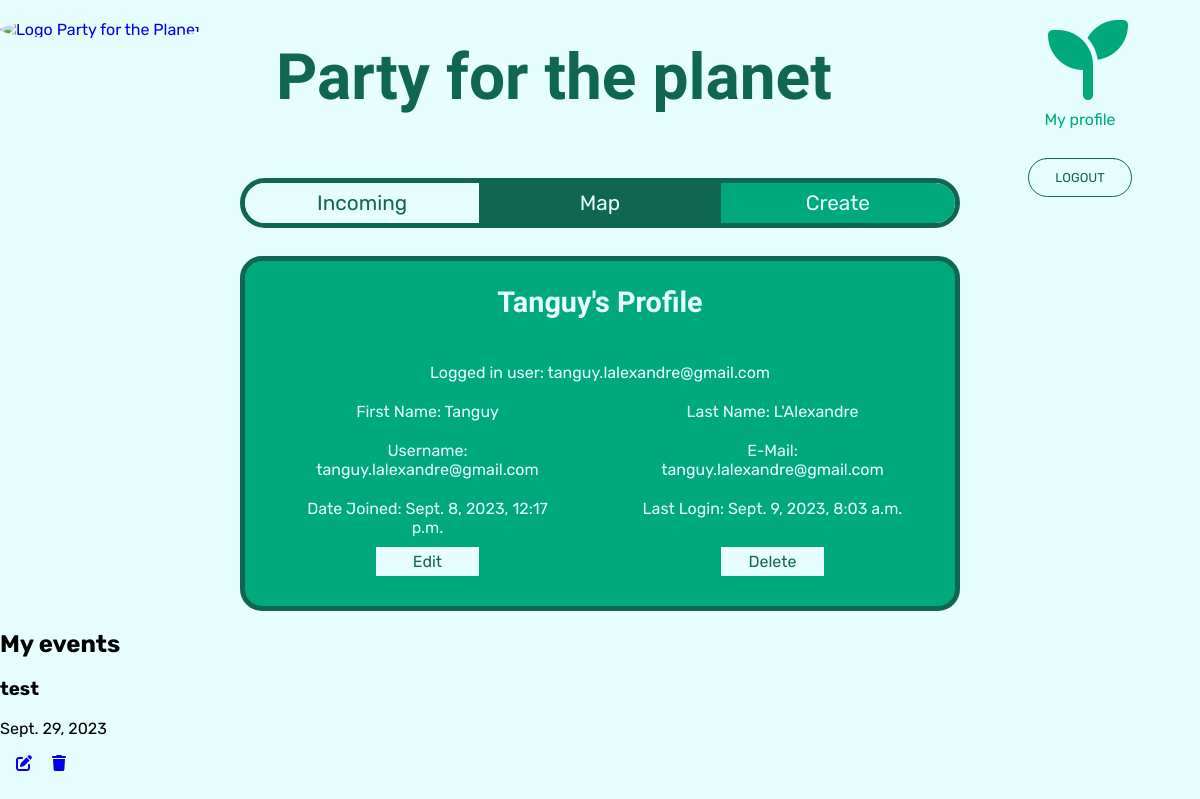
/profile/ (signed in), run on an earlier commit of the app's database.
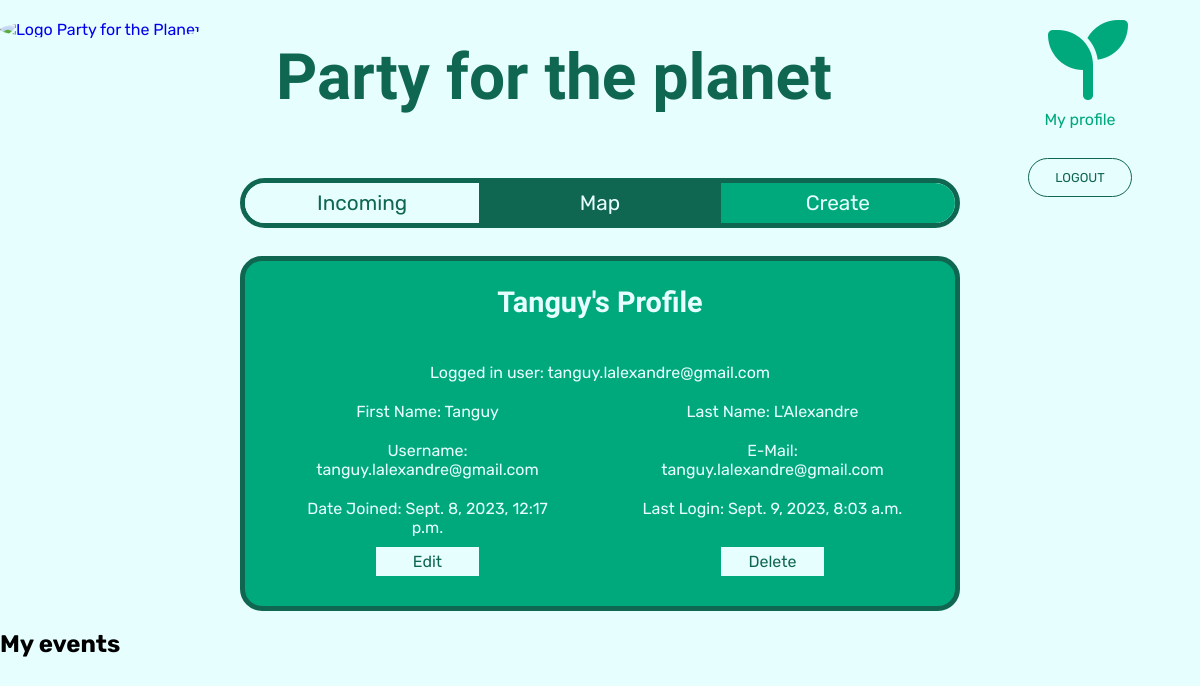
And on a later commit of the database.
### ecoevents/models.py (models this page shows, shortened)
class Ecoevent(models.Model):
    organizer = models.ForeignKey(User, on_delete=models.CASCADE)
    title = models.CharField(max_length=200)
    description = models.TextField(max_length=500, blank=True, null=True)
    category = models.CharField(max_length=200)
    start_datetime = models.DateTimeField()
    end_datetime = models.DateTimeField()
    location = models.CharField(max_length=200)
    created_on = models.DateTimeField(auto_now_add=True)
    modified_on = models.DateTimeField(auto_now=True)
    class Meta:
        ordering = ['-created_on']

### ecoevents/views.py (the view)
# urls.py: path("profile/", views.profile, name="profile"),
def profile(request):
    my_events = Ecoevent.objects.filter(organizer=request.user)
    context = {
        "my_events": my_events,
    }
    return render(request, "profile.html", context)

### templates/profile.html (shortened to what this page needs)
{% extends 'base.html' %}
{% load static %}
{% block header %}
{% include 'header.html' %}
{% endblock header %}
{% block content %}
<div class="profile">
  <div class="profileTitle">
    <h2>{{request.user.first_name}}'s Profile</h2>
  </div>
  <div class="profileInformationsContainer">
    <div class="profileDetailsContainer">
    <p class="profileLogged">Logged in user: {{request.user}}</p>
    <p class="profileFirstName">First Name: {{request.user.first_name}}</p>
    <p class="profileLastName">Last Name: {{request.user.last_name}}</p>
    <p class="profileEmail">E-Mail: {{request.user.email}}</p>
    <p class="profileUsername">Username: {{request.user.username}}</p>
    <p class="profileLastLogin">Last Login: {{request.user.last_login}}</p>
    <p class="profileDateJoined">Date Joined: {{request.user.date_joined}}</p>
  </div>
  <div class="profileButtons">
      <a href="{% url 'edit_user' user.id %}">Edit</a>
      <a href="{% url 'delete_user' user.id %}">Delete</a>
  </div>
</div>
</div>
<div id="my-events">
  <h2>My events</h2>
  {% for event in my_events %}
  <div class="event-card">
    <h3>{{ event.title }}</h3>
    <p>{{ event.start_datetime.date }}</p>
    <span class="action-buttons">
      <a class="edit-event-btn" href="{% url 'edit_event' event.id %}">
        <i class="fas fa-edit"></i>
      </a>
      <a class="delete-event-btn" href="{% url 'delete_event' event.id %}">
        <i class="fas fa-trash"></i>
      </a>
    </span>
  </div>
  {% endfor %}
</div>
{%endblock%}

What changed in the data, as far as the page shows it:
removed Ecoevent: title "test", start_datetime "Sept. 29, 2023"
